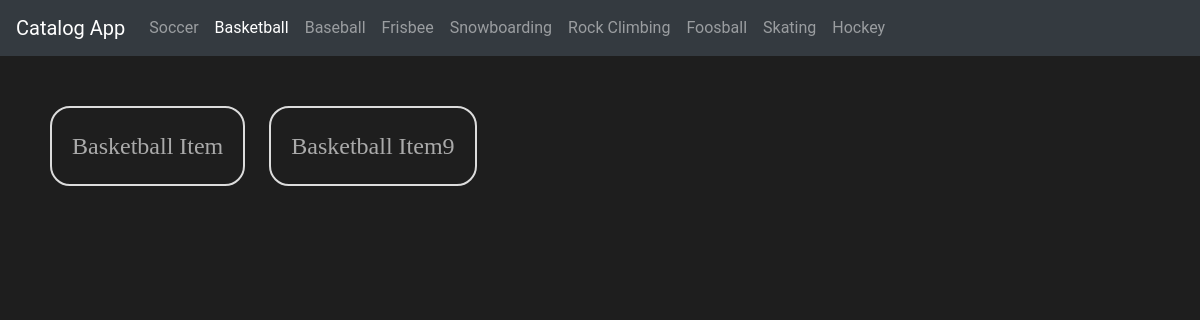
Page /category/2 on the committed database.
### database_setup.py (models this page shows, shortened)
class Category(Base):
    __tablename__ = 'category'
    id = Column(Integer, primary_key=True)
    title = Column(String(250), nullable=False)

class Item(Base):
    __tablename__ = 'item'
    id = Column(Integer, primary_key=True)
    title = Column(String(250), nullable=False)
    description = Column(Text, nullable=False)
    user_id = Column(Integer, ForeignKey('user.id'))
    user = relationship(User)
    category_id = Column(Integer, ForeignKey('category.id'))
    category = relationship(Category)
    created_at = Column(DateTime, default=datetime.datetime.utcnow)

### app.py (the view)
@app.route('/category/<int:category_id>')
def showCategory(category_id):
    category_items = session.query(Item).filter_by(
        category_id=category_id).all()
    category_title = session.query(
        Category).filter_by(id=category_id).one().title
    return render_template(
            'category.html', category_items=category_items,
            category_id=category_id, category_title=category_title)

### app.py (called while the page is built)
@app.context_processor
def inject_categories():
    categories_db = session.query(Category).all()
    return dict(categories=categories_db)

@app.context_processor
def inject_login_status():
    state = get_state_token()
    if 'username' in login_session:
        isLoggedIn = True
    else:
        isLoggedIn = False
    return dict(isLoggedIn=isLoggedIn, user_info=login_session, STATE=state)

def get_state_token():
    if 'state' in login_session:
        return login_session['state']
    else:
        state = ''.join(
            random.choice(string.ascii_uppercase + string.digits)
            for x in range(32))
        login_session['state'] = state
        return state

### templates/category.html (shortened to what this page needs)
{% extends "main.html" %}
{% block content %}
<div class="content">
    {% if category_items == [] %}
        <p class="noItemsText">No items were added in this category.</p>
    {% else %}
        {% for item in category_items %}
            <a href="{{url_for('showItem', item_id=item.id)}}" class="itemContainer"><span class="itemTitle">{{ item.title }}</span></a>
        {% endfor %}
    {% endif %}
</div>
{% endblock %}

### templates/header.html (shortened to what this page needs)
<nav class="navbar navbar-expand-lg navbar-dark bg-dark">
    <a class="navbar-brand" href="{{url_for('main')}}">Catalog App</a>
    <div class="collapse navbar-collapse" id="navbarNav">
      <ul class="navbar-nav">
        {% for category in categories %}
            <li id="{{category.id}}" class="nav-item">
            <a class="nav-link" href="{{url_for('showCategory', category_id=category.id)}}">{{ category.title }}</a>
            </li>
        {% endfor %}
      </ul>
    </div>
  </nav>

### static/styles.css (style rules this page uses)
body { background-color: #1e1e1e; font-family: 'Roboto'; }
.itemContainer { color: #aaa; font-family: 'Roboto-Light'; padding: 20px; border-color: #DCDCDC; border-width: 2px; border-radius: 20px; border-style: solid; display: inline-block; margin: 10px; }
.itemContainer > .itemTitle { font-size: 24px; display: block; font-family: 'Roboto-Regular' }
.content { padding: 40px; }

### rows in the picture
Category: title "Soccer"
Category: title "Basketball"
Category: title "Baseball"
Category: title "Frisbee"
Category: title "Snowboarding"
Category: title "Rock Climbing"
Category: title "Foosball"
Category: title "Skating"
Category: title "Hockey"
Item: title "Basketball Item"
Item: title "Basketball Item9"
